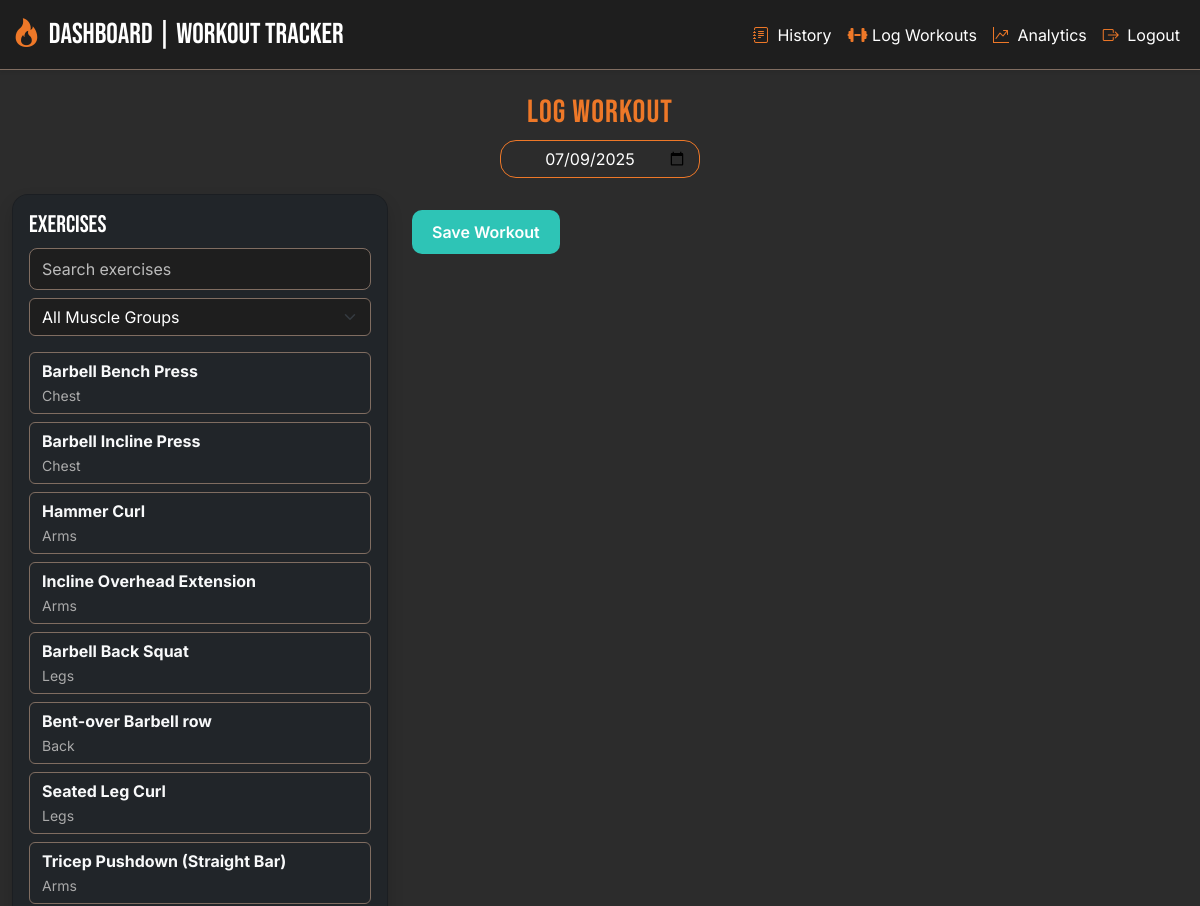
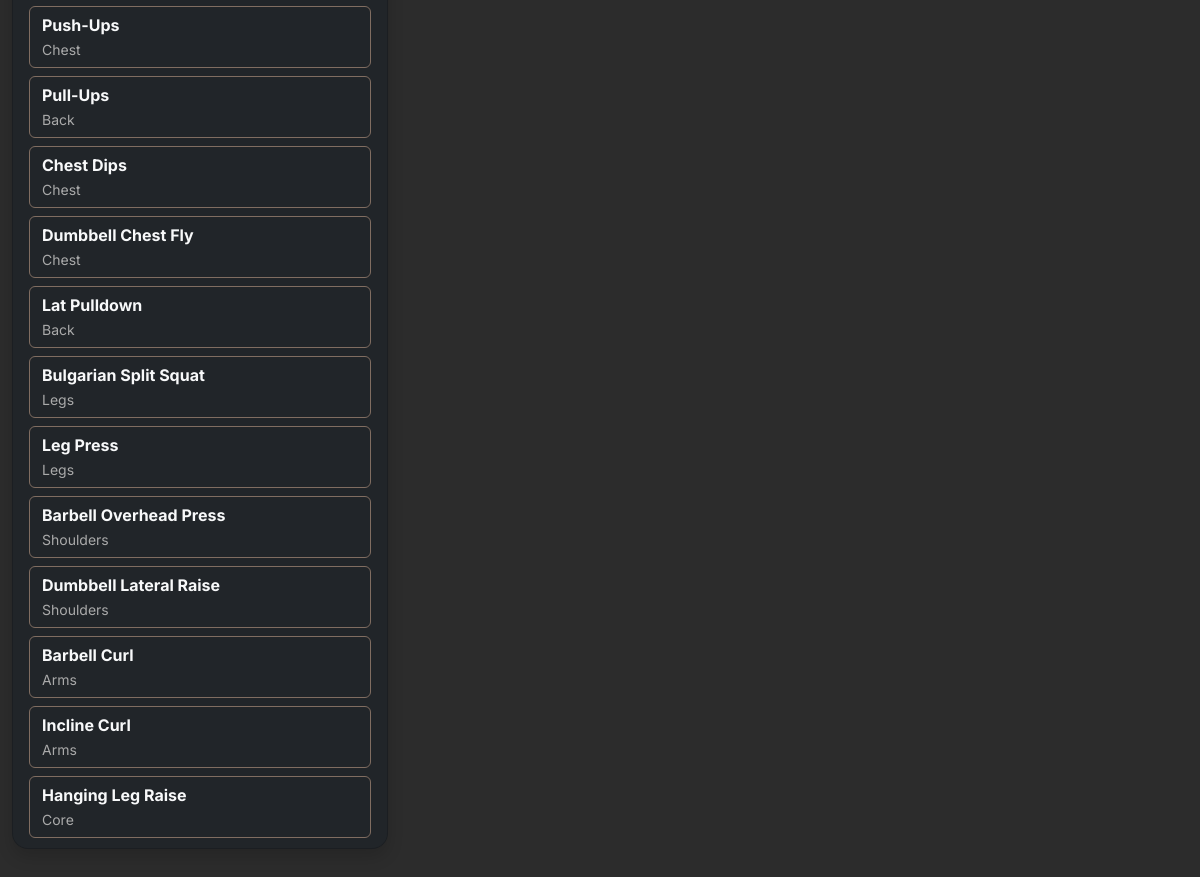
Page /log_workout (signed in) on the committed database (2 pictures, top to bottom).
### tables this page shows
CREATE TABLE "exercises" (
	"id"	INTEGER,
	"name"	TEXT NOT NULL UNIQUE,
	"muscle_group"	TEXT NOT NULL,
	"equipment"	TEXT,
	"instruction"	TEXT,
	PRIMARY KEY("id" AUTOINCREMENT)
);

### app.py (the view, shortened to what this page needs)
@app.route('/log_workout', methods=['GET', 'POST'])
def log_workout():
    if 'user' not in session:
        return redirect('/login')
    conn = sqlite3.connect('workout_tracker.db')
    c = conn.cursor()
    c.execute("SELECT name, muscle_group FROM exercises")
    exercises = c.fetchall()
    conn.close()
    return render_template('log_workout.html', exercise=exercises, current_date=datetime.now().strftime("%Y-%m-%d"))

### templates/log_workout.html (shortened to what this page needs)
{% extends "base.html" %}
{% block content %}
    <div class="container-fluid mt-4">
        <h2 class="text-center" style="font-family: 'Bebas Neue', sans-serif; color: var(--primary);">Log Workout</h2>
        <div class="text-center mb-3">
            <input type="date" id="date" name="date" class="form-control d-inline-block text-center"
                style="max-width: 200px; background-color: var(--dark); color: white; border: 1px solid var(--primary);"
                value="{{ current_date }}" required>
        </div>
        <div class="row g-4">
            <div class="col-md-4">
                <div class="card bg-dark text-white rouded-4 shadow p-3" style="max-height: 80vh; overflow-y: auto">
                    <h4 style="font-family: 'Bebas Neue', sans-serif;">Exercises</h4>
                    <input type="text" id="searchInput" onkeyup="filterExercises()" placeholder="Search exercises"
                    class="form-control mb-2" style="background-color: var(--light-dark); color:white; border: 1px solid var(--grey);">
                    <select id="muscleFilter" onchange="filterExercises()" class="form-select mb-3"
                        style="background-color: var(--light-dark); color: white; border: 1px solid var(--grey);">
                        <option value="">All Muscle Groups</option>
                    </select>
                    <div id="exerciseList" class="d-grid gap-2">
                        {% for ex in exercise %}
                        <button class="btn btn-outline-light text-start"
                            style="font-family: 'Inter'; border-color: var(--grey);"
                            data-muscle="{{ ex[1] }}"
                            onclick="selectExercise('{{ ex[0] }}')">
                        <strong>{{ ex[0] }}</strong> <br><small class="text-muted">{{ ex[1] }}</small>
                        </button>
                    {% endfor %}
                    </div>
                </div>
            </div>
            <div class="col-md-8">
                <button type="button" class="btn btn-teal mt-3" id="saveWorkoutBtn">Save Workout</button>
            </div>
        </div>
    </div>
{% endblock %}

### static/style.css (style rules this page uses)
.btn-teal { background-color: #2ec4b6; color: white; border: none; font-weight: 600; padding: 10px 20px; border-radius: 10px; }
#searchInput { background-color: var(--light-dark); color: white; border: 1px solid var(--grey); border-radius: 8px; padding: 8px 12px; }
#searchInput::placeholder { color: #bbb; }
.card { background-color: var(--light-dark); border-radius: 1rem; }
* { box-sizing: border-box; }
:root { --primary: #EE7828; --dark: #2c2c2c; --grey: #806d61; --light-dark: #1e1e1e; }
body { background-color: var(--dark); color: white; font-family: 'Inter', sans-serif; min-height: 100vh; }
h1, h2, h3 { font-family: 'Helvetica', sans-serif; letter-spacing: 1px; color: var(--primary); }
.form-control { background-color: #333; color:white; border: 1px solid #555; border-radius: 1rem; }
.text-muted { color: #aaa !important; }

### rows in the picture
exercises: name "Barbell Bench Press", muscle_group "Chest"
exercises: name "Barbell Incline Press", muscle_group "Chest"
exercises: name "Hammer Curl", muscle_group "Arms"
exercises: name "Incline Overhead Extension", muscle_group "Arms"
exercises: name "Barbell Back Squat", muscle_group "Legs"
exercises: name "Bent-over Barbell row", muscle_group "Back"
exercises: name "Seated Leg Curl", muscle_group "Legs"
exercises: name "Tricep Pushdown (Straight Bar)", muscle_group "Arms"
exercises: name "Push-Ups", muscle_group "Chest"
exercises: name "Pull-Ups", muscle_group "Back"
exercises: name "Chest Dips", muscle_group "Chest"
exercises: name "Dumbbell Chest Fly", muscle_group "Chest"
exercises: name "Lat Pulldown", muscle_group "Back"
exercises: name "Bulgarian Split Squat", muscle_group "Legs"
exercises: name "Leg Press", muscle_group "Legs"
exercises: name "Barbell Overhead Press", muscle_group "Shoulders"
exercises: name "Dumbbell Lateral Raise", muscle_group "Shoulders"
exercises: name "Barbell Curl", muscle_group "Arms"
exercises: name "Incline Curl", muscle_group "Arms"
exercises: name "Hanging Leg Raise", muscle_group "Core"
